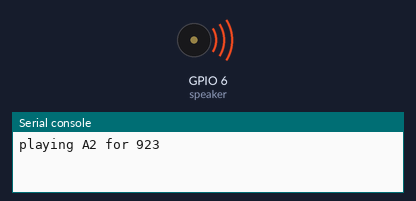
A program run on a simulated ESP32 board running MicroPython. Shown: buzzer (waves = sounding), the last lines printed to the serial console. At 80.9 s the program stops and its outputs stay as they are.

Above: at 0.1 s.
At 26.65 s:
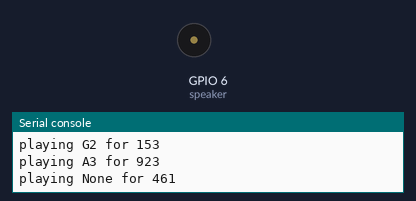
Timing chart, 0 to 40.0 s (numbered marks = the images above):
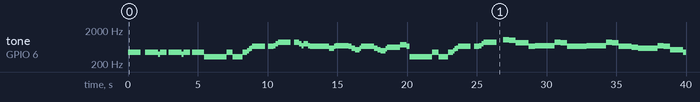

Measured:
- by itself, tone on GPIO 6 (speaker): plays 440 Hz for 0.92 s, 440 Hz for 0.92 s, 392 Hz for 0.15 s, 440 Hz for 0.46 s, 440 Hz for 0.92 s, 392 Hz for 0.15 s … (71 notes in this stretch)

The program:

project_7_sound.py
```python
from collections import OrderedDict
from machine import Pin, PWM
import time

# frequencies of notes (based on A=440Hz)
NOTES = OrderedDict([
    ("A0", 110),
    ("Bb0", 117),
    ("B0", 123),
    ("C0", 131),
    ("C#0", 139),
    ("D0", 147),
    ("Eb0", 156),
    ("E0", 165),
    ("F0", 173),
    ("F#0", 185),
    ("G0", 196),
    ("G#0", 208),
    ("A1", 220),
    ("Bb1", 233),
    ("B1", 247),
    ("C1", 262), # middle C
    ("C#1", 277),
    ("D1", 294),
    ("Eb1", 311),
    ("E1", 330),
    ("F1", 349),
    ("F#1", 370),
    ("G1", 392),
    ("G#1", 415),
    ("A2", 440),
    ("Bb2", 466),
    ("B2", 494),
    ("C2", 523), # C inside the staff
    ("C#2", 554),
    ("D2", 587),
    ("Eb2", 622),
    ("E2", 659),
    ("F2", 698),
    ("F#2", 740),
    ("G2", 784),
    ("G#2", 831),
    ("A3", 880),
    ("Bb3", 932),
    ("B3", 988),
    # Notes above 1KHz won't play correctly on an ESP8266 because it's only capable of 1k maximum
    # for the PWM. If these are attempted, they get clamped to 1k. They will work fine on the ESP32
    # though since it can go up to 40MHz!
    ("C3", 1047), # C above the staff
    ("C#3", 1109),
    ("D3", 1175),
    ("Eb3", 1245),
    ("E3", 1319),
    ("F3", 1397),
    ("F#3", 1480),
    ("G3", 1577),
    ("G#3", 1661),
])

# @ 60bpm
DURATIONS = {
    "thirty_second": 125,
    "sixteenth": 250,
    "triplet_eighth": 333,
    "eighth": 500,
    "dotted_eighth": 725,
    "triplet_quarter": 667,
    "quarter": 1000,
    "dotted_quarter": 1500,
    "half": 2000,
    "dotted_half": 3000,
    "whole": 4000,
}

INSTRUMENTS = {
    "trumpet": 64,
    "clarinet": 512,
    "keyboard": 700,
}

def tone(pins, note=None, duration=1000, instrument="clarinet"):
    """Play a note by setting the provided pins up as
    a PWM device with the necessary frequency.

    Args:
        pins: A list of pin objects. All pins will be
            set to the same note (meant for playing
            audio in a left and a right channel).
        note: Either an integer or a string that can
            be mapped by the global NOTES dictionary.
        duration: An integer which represents the
            number of milliseconds to play the tone.
        instrument: This setting changes the duty cycle
            of the PWM object. By changing the duty cycle,
            the resulting sound changes. The sounds mapped
            by the INSTRUMENTS dictionary are what the
            duty cycles sounded like to me though my headphones
            when writing this.
    """

    print('playing %s for %s' % (note, duration))

    # if this is a rest, then just sleep
    if not note:
        time.sleep_ms(duration)
        return

    # if we were given a string note, find the frequency
    note = NOTES.get(note, note)
    instrument = INSTRUMENTS.get(instrument, instrument)

    # set the notes and sleep for the appropriate time
    pwms = [PWM(pin, freq=note, duty=instrument) for pin in pins]
    time.sleep_ms(duration)

    # stops the notes playing
    for pwm in pwms:
        pwm.deinit()

# set up the globals
tempo = 130
instrument = "clarinet"
speaker = Pin(6, Pin.OUT)

# import the song and play each note
from legend_of_zelda import SONG

try:
    for note in SONG:
        duration = int(DURATIONS[note[1]] * (60 / tempo))
        tone([speaker], note[0], duration=duration, instrument=instrument)
except Exception:
    pwms = [PWM(pin) for pin in [speaker]]
    for pwm in pwms:
        pwm.deinit()
```

legend_of_zelda.py
```python
SONG = [
    ("A2", "half"), (None, "triplet_eighth"), (None, "triplet_eighth"), ("A2", "triplet_eighth"), ("A2", "triplet_eighth"), ("A2", "triplet_eighth"), ("A2", "triplet_eighth"),
    ("A2", "triplet_eighth"), ("A2", "triplet_eighth"), ("G1", "triplet_eighth"), ("A2", "quarter"), (None, "triplet_eighth"), ("A2", "triplet_eighth"), ("A2", "triplet_eighth"), ("A2", "triplet_eighth"), ("A2", "triplet_eighth"),
    ("A2", "triplet_eighth"), ("A2", "triplet_eighth"), ("G1", "triplet_eighth"), ("A2", "quarter"), (None, "triplet_eighth"), ("A2", "triplet_eighth"), ("A2", "triplet_eighth"), ("A2", "triplet_eighth"), ("A2", "triplet_eighth"),
    ("A2", "eighth"), ("E1", "sixteenth"), ("E1", "sixteenth"), ("E1", "eighth"), ("E1", "sixteenth"), ("E1", "sixteenth"), ("E1", "eighth"), ("E1", "sixteenth"), ("E1", "sixteenth"), ("E1", "eighth"), ("E1", "eighth"),
    ("A2", "quarter"), ("E1", "dotted_quarter"), ("A2", "eighth"), ("A2", "sixteenth"), ("B2", "sixteenth"), ("C#2", "sixteenth"), ("D2", "sixteenth"),
    ("E2", "half"), (None, "eighth"), ("E2", "eighth"), ("E2", "triplet_eighth"), ("F2", "triplet_eighth"), ("G2", "triplet_eighth"),
    ("A3", "half"), (None, "eighth"), ("A3", "eighth"), ("A3", "triplet_eighth"), ("G2", "triplet_eighth"), ("F2", "triplet_eighth"),
    ("G2", "dotted_eighth"), ("F2", "sixteenth"), ("E2", "half"), ("E2", "quarter"),
    ("D2", "eighth"), ("D2", "sixteenth"), ("E2", "sixteenth"), ("F2", "half"), ("E2", "eighth"), ("D2", "eighth"),
    ("C2", "eighth"), ("C2", "sixteenth"), ("D2", "sixteenth"), ("E2", "half"), ("D2", "eighth"), ("C2", "eighth"),
    ("B2", "eighth"), ("B2", "sixteenth"), ("C#2", "sixteenth"), ("Eb2", "half"), ("F#2", "quarter"),
    ("E2", "eighth"), ("E1", "sixteenth"), ("E1", "sixteenth"), ("E1", "eighth"), ("E1", "sixteenth"), ("E1", "sixteenth"), ("E1", "eighth"), ("E1", "sixteenth"), ("E1", "sixteenth"), ("E1", "eighth"), ("E1", "eighth"),
    ("A2", "quarter"), ("E1", "dotted_quarter"), ("A2", "eighth"), ("A2", "sixteenth"), ("B2", "sixteenth"), ("C#2", "sixteenth"), ("D2", "sixteenth"),
    ("E2", "half"), (None, "eighth"), ("E2", "eighth"), ("E2", "triplet_eighth"), ("F2", "triplet_eighth"), ("G2", "triplet_eighth"),
    ("A3", "half"), (None, "quarter"), ("C3", "quarter"),
    ("B3", "quarter"), ("G#2", "half"), ("E2", "quarter"),
    ("F2", "dotted_half"), ("A3", "quarter"),
    ("G#2", "quarter"), ("E2", "half"), ("E2", "quarter"),
    ("F2", "dotted_half"), ("A3", "quarter"),
    ("G#2", "quarter"), ("E2", "half"), ("Eb2", "quarter"),
    ("D2", "dotted_half"), ("F2", "quarter"),
    ("E2", "quarter"), ("C2", "half"), ("A2", "quarter"),
    ("B2", "eighth"), ("B2", "sixteenth"), ("C2", "sixteenth"), ("D2", "half"), ("F2", "quarter"),
    ("E2", "eighth"), ("E1", "sixteenth"), ("E1", "sixteenth"), ("E1", "eighth"), ("E1", "sixteenth"), ("E1", "sixteenth"), ("E1", "eighth"), ("E1", "sixteenth"), ("E1", "sixteenth"), ("E1", "eighth"), ("E1", "eighth"),
    ("A2", "quarter"), ("E1", "dotted_quarter"), ("A2", "eighth"), ("A2", "sixteenth"), ("B2", "sixteenth"), ("C#2", "sixteenth"), ("D2", "sixteenth"),
    ("E2", "half"), (None, "eighth"), ("E2", "eighth"), ("E2", "triplet_eighth"), ("F2", "triplet_eighth"), ("G2", "triplet_eighth"),
    ("A3", "half"), (None, "eighth"), ("A3", "eighth"), ("A3", "triplet_eighth"), ("G2", "triplet_eighth"), ("F2", "triplet_eighth"),
    ("G2", "dotted_eighth"), ("F2", "sixteenth"), ("E2", "half"), ("E2", "quarter"),
    ("D2", "eighth"), ("D2", "sixteenth"), ("E2", "sixteenth"), ("F2", "half"), ("E2", "eighth"), ("D2", "eighth"),
    ("C2", "eighth"), ("C2", "sixteenth"), ("D2", "sixteenth"), ("E2", "half"), ("D2", "eighth"), ("C2", "eighth"),
    ("B2", "eighth"), ("B2", "sixteenth"), ("C#2", "sixteenth"), ("Eb2", "half"), ("F#2", "quarter"),
    ("E2", "eighth"), ("E1", "sixteenth"), ("E1", "sixteenth"), ("E1", "eighth"), ("E1", "sixteenth"), ("E1", "sixteenth"), ("E1", "eighth"), ("E1", "sixteenth"), ("E1", "sixteenth"), ("E1", "eighth"), ("E1", "eighth"),
    ("A2", "quarter"), ("E1", "dotted_quarter"), ("A2", "eighth"), ("A2", "sixteenth"), ("B2", "sixteenth"), ("C#2", "sixteenth"), ("D2", "sixteenth"),
    ("E2", "half"), (None, "eighth"), ("E2", "eighth"), ("E2", "triplet_eighth"), ("F2", "triplet_eighth"), ("G2", "triplet_eighth"),
    ("A3", "half"), (None, "quarter"), ("C3", "quarter"),
    ("B3", "quarter"), ("G#2", "half"), ("E2", "quarter"),
    ("F2", "dotted_half"), ("A3", "quarter"),
    ("G#2", "quarter"), ("E2", "half"), ("E2", "quarter"),
    ("F2", "dotted_half"), ("A3", "quarter"),
    ("G#2", "quarter"), ("E2", "half"), ("Eb2", "quarter"),
    ("D2", "dotted_half"), ("F2", "quarter"),
    ("E2", "quarter"), ("C2", "half"), ("A2", "quarter"),
    ("B2", "eighth"), ("B2", "sixteenth"), ("C2", "sixteenth"), ("D2", "half"), ("F2", "quarter"),
    ("E2", "eighth"), ("E1", "sixteenth"), ("E1", "sixteenth"), ("E1", "eighth"), ("E1", "sixteenth"), ("E1", "sixteenth"), ("E1", "eighth"), ("E1", "sixteenth"), ("E1", "sixteenth"), ("E1", "eighth"), ("E1", "eighth"),
]
```
